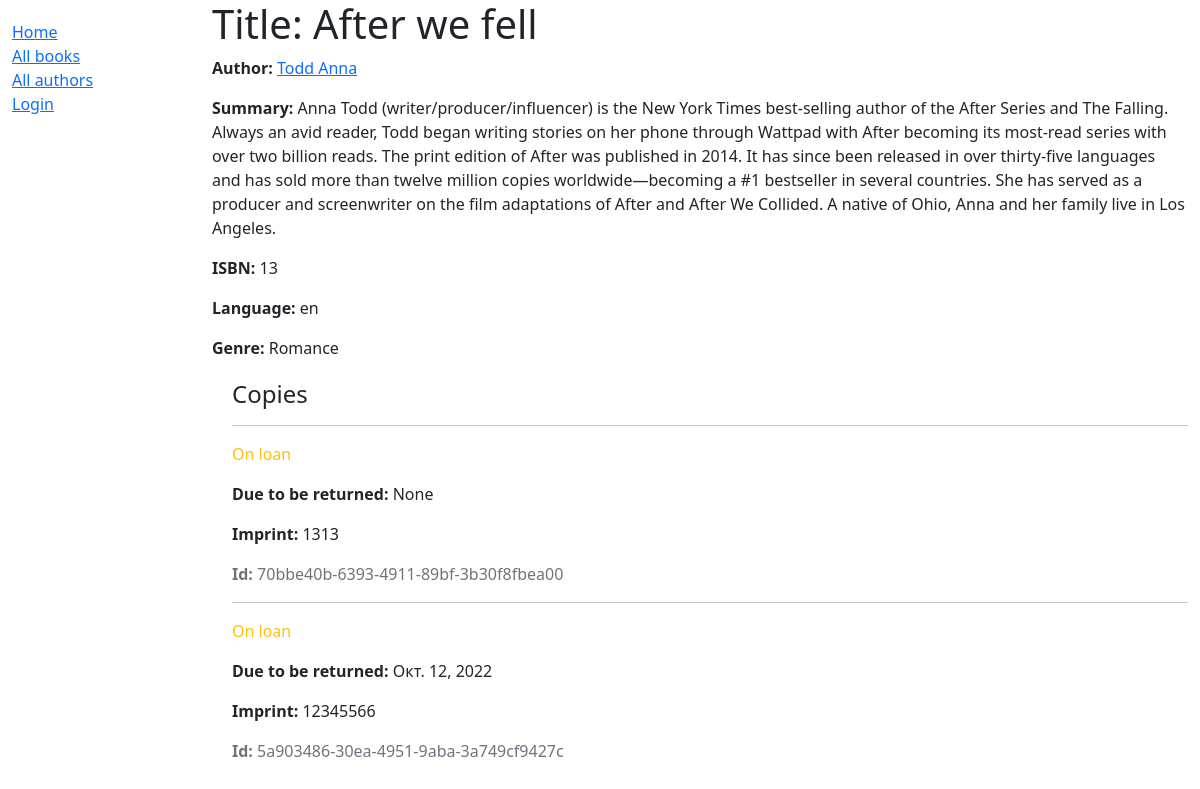
/catalog/book/2, run on the app's committed database.
### catalog/models.py (models this page shows, shortened)
class Book(models.Model):
    title = models.CharField(max_length=200)
    author = models.ForeignKey('Author', on_delete=models.SET_NULL, null=True)
    summary = models.TextField(max_length=1000, help_text='Enter a brief description of the book')
    isbn = models.CharField('ISBN', max_length=13, unique=True,
                            help_text='13 Character <a href="https://www.isbn-international.org/content/what-isbn">ISBN number</a>')
    genre = models.ManyToManyField(Genre, help_text='Select a genre for this book')
    language = models.ForeignKey('Language', on_delete=models.SET_NULL, null=True)
    class Meta:
        ordering = ['title', 'author']
    def display_genre(self):
        return ', '.join([genre.name for genre in self.genre.all()[:3]])
    display_genre.short_description = 'Genre'

class Author(models.Model):
    first_name = models.CharField(max_length=100)
    last_name = models.CharField(max_length=100)
    date_of_birth = models.DateField(null=True, blank=True)
    date_of_death = models.DateField('Died', null=True, blank=True)
    class Meta:
        ordering = ['last_name', 'first_name']
    def __str__(self):
        return f'{self.last_name} {self.first_name}'

class Language(models.Model):
    name = models.CharField(max_length=200,
                            help_text="Enter the book's natural language (e.g. English, French, Japanese etc.)")
    def __str__(self):
        return self.name

class Genre(models.Model):
    name = models.CharField(max_length=200, help_text='Enter a book genre (e.g. Science Fiction)')
    def __str__(self):
        return self.name

class BookInstance(models.Model):
    id = models.UUIDField(primary_key=True, default=uuid.uuid4,
                          help_text='Unique ID for this particular book across whole library')
    book = models.ForeignKey('Book', on_delete=models.RESTRICT, null=True)
    imprint = models.CharField(max_length=200)
    due_back = models.DateField(null=True, blank=True)
    borrower = models.ForeignKey(User, on_delete=models.SET_NULL, null=True, blank=True)
    LOAN_STATUS = (
        ('d', 'Maintenance'),
        ('o', 'On loan'),
        ('a', 'Available'),
        ('r', 'Reserved'),
    )
    status = models.CharField(
        max_length=1,
        choices=LOAN_STATUS,
        blank=True,
        default='d',
        help_text='Book availability',
    )
    class Meta:
        ordering = ['due_back']
        permissions = (("can_mark_returned", "Set book as returned"),)

### catalog/views.py (the view)
# urls.py: path('book/<int:pk>', views.BookDetailView.as_view(), name='book-detail'),
class BookDetailView(generic.DetailView):
    model = Book

### catalog/templates/catalog/book_detail.html
{% extends "base_generic.html" %}
{% block content %}
<h1>Title: {{ book.title }}</h1>
<p><strong>Author:</strong> <a href="">{{ book.author }}</a></p>
<p><strong>Summary:</strong> {{ book.summary }}</p>
<p><strong>ISBN:</strong> {{ book.isbn }}</p>
<p><strong>Language:</strong> {{ book.language }}</p>
<p><strong>Genre:</strong> {{ book.genre.all|join:", " }}</p>
<div style="margin-left:20px;margin-top:20px">
    <h4>Copies</h4>
    {% for copy in book.bookinstance_set.all %}
    <hr>
    <p class="{% if copy.status == 'a' %}text-success{% elif copy.status == 'm' %}text-danger{% else %}text-warning{% endif %}">
        {{ copy.get_status_display }}
    </p>
    {% if copy.status != 'a' %}
    <p><strong>Due to be returned:</strong> {{ copy.due_back }}</p>
    {% endif %}
    <p><strong>Imprint:</strong> {{ copy.imprint }}</p>
    <p class="text-muted"><strong>Id:</strong> {{ copy.id }}</p>
    {% endfor %}
</div>
{% endblock %}

### data on the page
Book: author "Todd Anna", summary "Anna Todd (writer/producer/influencer) is the New York Times best-selling author of the After Series and The Falling. Always an avid reader, Todd began writing stories on her phone through Wattpad with After becoming its most-read series with over two billion reads. The print edition of After was published in 2014. It has since been released in over thirty-five languages and has sold more than twelve million copies worldwide―becoming a #1 bestseller in several countries. She has served as a producer and screenwriter on the film adaptations of After and After We Collided. A native of Ohio, Anna and her family live in Los Angeles.", isbn "13", language "en", genre.all "Romance"
BookInstance: status "On loan", due_back "None", imprint "1313", id "70bbe40b-6393-4911-89bf-3b30f8fbea00"
BookInstance: status "On loan", due_back "Окт. 12, 2022", imprint "12345566", id "5a903486-30ea-4951-9aba-3a749cf9427c"
